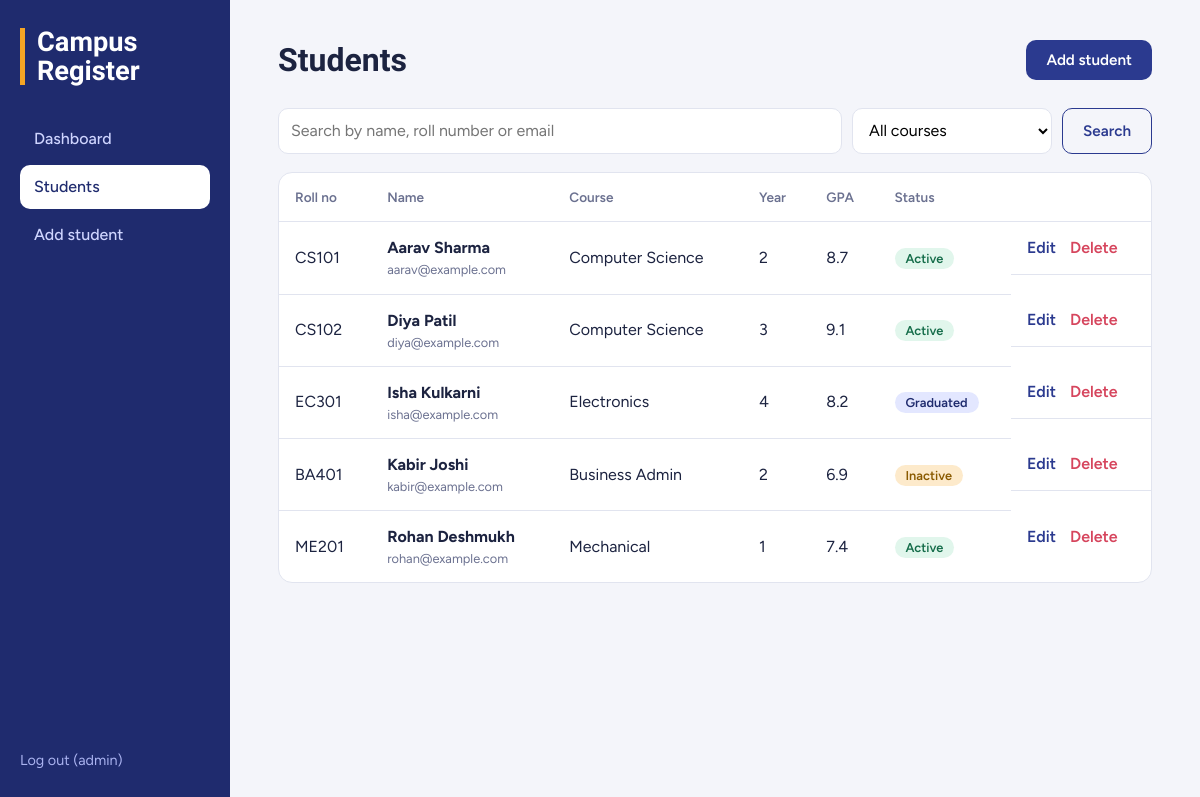
The app's page /students (signed in) with its own data.
### tables this page shows
CREATE TABLE students (
            id INTEGER PRIMARY KEY AUTOINCREMENT,
            roll_no TEXT UNIQUE NOT NULL,
            name TEXT NOT NULL,
            email TEXT,
            phone TEXT,
            course TEXT NOT NULL,
            year INTEGER NOT NULL,
            gpa REAL,
            status TEXT NOT NULL DEFAULT 'Active',
            created_at TEXT DEFAULT CURRENT_TIMESTAMP
        );

### app.py (the view)
@app.route("/students")
@login_required
def students():
    q = request.args.get("q", "").strip()
    course = request.args.get("course", "")
    sql, params = "SELECT * FROM students WHERE 1=1", []
    if q:
        sql += " AND (name LIKE ? OR roll_no LIKE ? OR email LIKE ?)"
        params += [f"%{q}%"] * 3
    if course:
        sql += " AND course = ?"
        params.append(course)
    sql += " ORDER BY name"
    conn = get_db()
    rows = conn.execute(sql, params).fetchall()
    conn.close()
    return render_template("students.html", students=rows, q=q,
                           course=course, courses=COURSES)

### app.py (called while the page is built)
def login_required(view):
    @wraps(view)
    def wrapped(*args, **kwargs):
        if "user" not in session:
            return redirect(url_for("login"))
        return view(*args, **kwargs)
    return wrapped

### database.py (called while the page is built)
def get_db():
    conn = sqlite3.connect(DB_PATH)
    conn.row_factory = sqlite3.Row
    return conn

### templates/students.html (shortened to what this page needs)
{% extends "base.html" %}
{% block content %}
<header class="page-head"><h1>Students</h1>
  <a class="btn" href="{{ url_for('add_student') }}">Add student</a></header>
<form class="filters" method="get">
  <input name="q" value="{{ q }}" placeholder="Search by name, roll number or email">
  <select name="course">
    <option value="">All courses</option>
  </select>
  <button class="btn ghost">Search</button>
</form>
<div class="table-wrap">
<table>
  <thead><tr><th>Roll no</th><th>Name</th><th>Course</th><th>Year</th><th>GPA</th><th>Status</th><th></th></tr></thead>
  <tbody>
  {% for s in students %}
    <tr>
      <td>{{ s.roll_no }}</td>
      <td><strong>{{ s.name }}</strong><small>{{ s.email or '' }}</small></td>
      <td>{{ s.course }}</td><td>{{ s.year }}</td>
      <td>{{ s.gpa if s.gpa is not none else '–' }}</td>
      <td><span class="tag {{ s.status|lower }}">{{ s.status }}</span></td>
      <td class="actions">
        <a href="{{ url_for('edit_student', sid=s.id) }}">Edit</a>
        <form method="post" action="{{ url_for('delete_student', sid=s.id) }}"
              onsubmit="return confirm('Delete this student? This cannot be undone.')">
          <button class="link-danger">Delete</button></form>
      </td>
    </tr>
  {% else %}
    <tr><td colspan="7" class="empty">No students match. Try a different search or add a student.</td></tr>
  {% endfor %}
  </tbody>
</table>
</div>
{% endblock %}

### static/css/style.css (style rules this page uses)
:root { --ink:#1c2340; --paper:#f4f5fa; --card:#fff; --line:#e1e4ef; --indigo:#2b3a8f; --indigo-d:#1f2b6e; --amber:#f5a524; --mute:#6b7190; --bad:#d6455d; }
* { box-sizing:border-box }
body { margin:0;font-family:Figtree,system-ui,sans-serif;background:var(--paper);color:var(--ink);line-height:1.5 }
h1,h2,.brand { font-family:"Bricolage Grotesque",Figtree,sans-serif;margin:0 }
a { color:var(--indigo) }
small { display:block;color:var(--mute);font-size:.8rem }
.page-head { display:flex;justify-content:space-between;align-items:center;margin-bottom:24px;gap:12px }
.page-head h1 { font-size:2rem;font-weight:800 }
.btn { display:inline-block;background:var(--indigo);color:#fff;border:0;padding:11px 20px;border-radius:10px;font:600 .95rem Figtree,sans-serif;cursor:pointer;text-decoration:none }
.btn.ghost { background:transparent;color:var(--indigo);border:1.5px solid var(--indigo) }
.filters { display:flex;gap:10px;margin-bottom:18px;flex-wrap:wrap }
input,select { font:inherit;padding:10px 12px;border:1.5px solid var(--line);border-radius:10px;background:#fff;width:100% }
.filters input { flex:1;min-width:220px;width:auto }
.filters select { width:200px }
.table-wrap { background:var(--card);border:1px solid var(--line);border-radius:14px;overflow-x:auto }
table { width:100%;border-collapse:collapse;min-width:680px }
th { text-align:left;font-size:.85rem;color:var(--mute);font-weight:600;padding:14px 16px;border-bottom:1px solid var(--line) }
td { padding:14px 16px;border-bottom:1px solid var(--line);vertical-align:middle }
tr:last-child td { border:0 }
.tag { padding:3px 11px;border-radius:99px;font-size:.8rem;font-weight:600 }
.tag.active { background:#e1f6ec;color:#146c49 }
.tag.inactive { background:#fdeacb;color:#8a5a00 }
.tag.graduated { background:#e3e7ff;color:var(--indigo-d) }
.actions { display:flex;gap:14px;align-items:center;white-space:nowrap }
.actions form { margin:0 }
.link-danger { background:none;border:0;color:var(--bad);font:600 1rem Figtree,sans-serif;cursor:pointer;padding:0 }
.actions a { font-weight:600;text-decoration:none }

### records on screen
students: roll_no "CS101", name "Aarav Sharma", email "aarav@example.com", course "Computer Science", year "2", gpa "8.7", status "Active"
students: roll_no "CS102", name "Diya Patil", email "diya@example.com", course "Computer Science", year "3", gpa "9.1", status "Active"
students: roll_no "EC301", name "Isha Kulkarni", email "isha@example.com", course "Electronics", year "4", gpa "8.2", status "Graduated"
students: roll_no "BA401", name "Kabir Joshi", email "kabir@example.com", course "Business Admin", year "2", gpa "6.9", status "Inactive"
students: roll_no "ME201", name "Rohan Deshmukh", email "rohan@example.com", course "Mechanical", year "1", gpa "7.4", status "Active"

### other values on screen
{{ session.user }} "admin"
